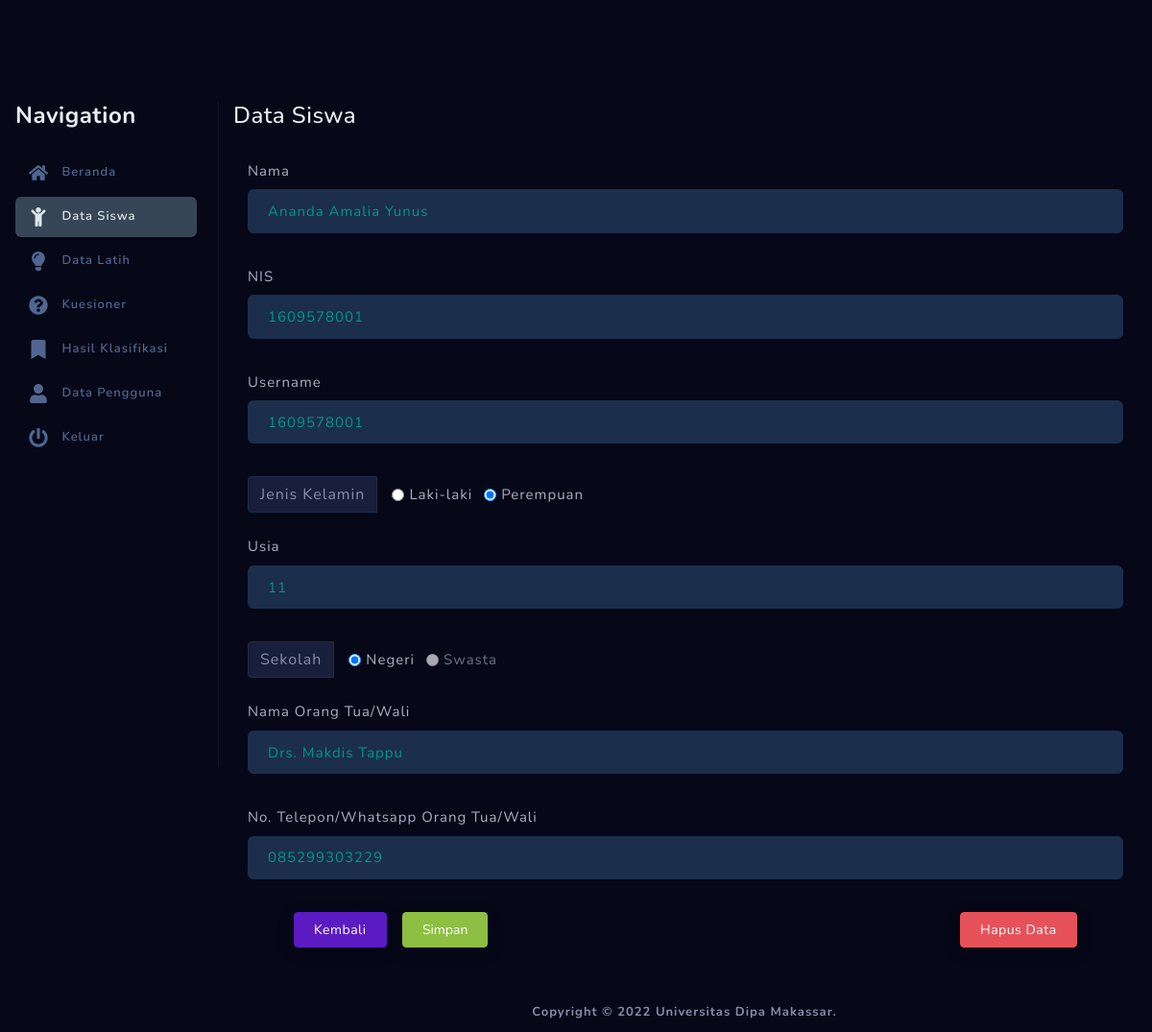
The page /siswa/details/43 (signed in) on the database its author committed.
### tables this page shows
CREATE TABLE `data_siswa` (
  `id` int(3) NOT NULL,
  `nama_siswa` varchar(50) DEFAULT NULL,
  `nis` char(10) DEFAULT NULL,
  `jenis_kelamin` enum('L','P') DEFAULT NULL,
  `usia` int(2) DEFAULT NULL,
  `sekolah` varchar(6) DEFAULT NULL,
  `id_user` int(3) NOT NULL DEFAULT 0,
  `nama_orgtua` varchar(50) DEFAULT NULL,
  `telp_orgtua` varchar(30) DEFAULT NULL
);

CREATE TABLE `users` (
  `id_user` int(3) NOT NULL,
  `nama` varchar(50) DEFAULT NULL,
  `username` varchar(50) DEFAULT NULL,
  `password` text DEFAULT NULL,
  `level` char(1) DEFAULT NULL
);

### include/Core.php (called while the page is built, shortened)
<?php
class Controller
{
	protected function model($model, $params = []){
		$model = "/core/model/$model.php";
		include BASEPATH . $model;
		return $data;
	}
	protected function view($view, $model = null){
		$view = "/core/view/$view.php";
		include BASEPATH . $view;
	}
}

### core/controller/Siswa.php (called while the page is built, shortened)
<?php
class Siswa extends Controller
{
	function details($id){
		$data = $this->model('detail_siswa', ['id' => $id]);
		$this->view('siswa_detail', $data);
	}
}

### include/App.php (called while the page is built, shortened)
<?php
class App
{
	private $controller = 'Home';
	private $method = 'index';
	private $params = [];
	function __construct(){
		$url = $this->parseUrl();
		$e404 = false;
		if(!empty($url)){
			$this->controller = ucfirst($url[0]);
			unset($url[0]);
		}
		$this->controller = new $this->controller;
		if(!empty($url)){
			$this->method = $url[1];
			unset($url[1]);
		}
		if($e404){
			header('location:' . DEFAULT_ERROR_PAGE);
		}elseif(!empty($url)){
			$this->params = array_values($url);
		}
	}
	private function parseUrl(){
		$url = [];
		if(isset($_GET['url'])){
			$url = rtrim($_GET['url'], '/');
			$url = filter_var($url, FILTER_SANITIZE_URL);
			$url = explode('/', $url);
		}
		return $url;
	}
	function run(){
		call_user_func_array([$this->controller, $this->method], $this->params);
	}
}

### index.php (called while the page is built, shortened)
<?php
$app = new App();
$app->run();

### lib/Database.php (called while the page is built, shortened)
<?php
class Database
{
	private $host = DB_HOST;
	private $user = DB_USER;
	private $pass = DB_PASS;
	private $name = DB_NAME;
	private $db;
	private $stm;
	function __construct(){
		$db = "mysql:host=$this->host;dbname=$this->name";
		$option = array(
			PDO::ATTR_PERSISTENT => true,
			PDO::ATTR_ERRMODE => PDO::ERRMODE_EXCEPTION
		);
		try{
			$this->db = new PDO($db, $this->user, $this->pass, $option);
		}catch(PDOException $e){
			die($e->getMessage());
		}
	}
	function query($query){
		$this->stm = $this->db->prepare($query);
	}
	function bind($param, $value, $type = null){
		if(is_null($type)){
			$type = is_int($value) ? PDO::PARAM_INT
				: (is_bool($value) ? PDO::PARAM_BOOL
				: (is_null($value) ? PDO::PARAM_NULL
				: PDO::PARAM_STR));
		}
		$this->stm->bindValue($param, $value, $type);
	}
	function execute(){
		if($this->stm->execute()){
			return true;
		}
		return false;
	}
	function resultRow(){
		$this->execute();
		return $this->stm->fetch(PDO::FETCH_ASSOC);
	}
}

### core/model/detail_siswa.php (called while the page is built)
<?php
$database = new Database();
$database->query('SELECT siswa.*, usr.username FROM data_siswa siswa, users usr WHERE siswa.`id_user`=usr.`id_user` AND siswa.`id_user`=:id');
$database->bind('id', $params['id']);
$data = array('siswa' => $database->resultRow());

### core/view/siswa_detail.php (the view, shortened to what this page needs)
?><div class="container">
	<div class="row">
		<div class="col-md-12">
			<h4 class="page-head-line">Data Siswa</h4>
		</div>
	</div>
	<div class="row">
		<div class="col-md-12">
			<div class="container-fluid">
				<form method="post" action="<?=BASEDOMAIN?>/siswa/edit">
					<div class="form-row my-4">
						<div class="col">
							<label>Nama</label>
							<input type="text" class="form-control"  name="nama" id="nama" value="<?=$siswa['nama_siswa']?>">
						</div>
					</div>
					<div class="form-row mb-4">
						<div class="col">
							<label>NIS</label>
							<input type="text" class="form-control"  name="nis" id="nis" value="<?=$siswa['nis']?>">
						</div>
					</div>
					<div class="form-row mb-4">
						<div class="col">
							<label>Username</label>
							<input type="text" class="form-control"  name="user_name" id="user_name" value="<?=$siswa['username']?>">
						</div>
					</div>
					<div class="input-group mb-4">
						<div class="input-group-prepend">
							<label class="input-group-text">Jenis Kelamin</label>
						</div>
						<div class="d-flex align-items-stretch">
							<div class="form-check form-check-inline ml-3">
								<input name="jenis_kelamin" type="radio" value="L" class="form-check-input" required=""<?=($siswa['jenis_kelamin'] == 'L' ? 'checked' : '')?>>
								<label class="form-check-label">Laki-laki</label>
							</div>
							<div class="form-check form-check-inline">
								<input name="jenis_kelamin" type="radio" value="P" class="form-check-input" required=""<?=($siswa['jenis_kelamin'] == 'P' ? 'checked' : '')?>>
								<label class="form-check-label">Perempuan</label>
							</div>
						</div>
					</div>
					<div class="form-row mb-4">
						<div class="col">
							<label>Usia</label>
							<input type="number" class="form-control"  name="usia" id="usia" value="<?=$siswa['usia']?>">
						</div>
					</div>
					<div class="input-group mb-4">
						<div class="input-group-prepend">
							<label class="input-group-text">Sekolah</label>
						</div>
						<div class="d-flex align-items-stretch">
							<div class="form-check form-check-inline ml-3">
								<input name="sekolah" type="radio" value="Negeri" class="form-check-input" required="" checked>
								<label class="form-check-label">Negeri</label>
							</div>
							<div class="form-check form-check-inline">
								<input name="sekolah" type="radio" value="Swasta" class="form-check-input" required="" disabled>
								<label class="form-check-label">Swasta</label>
							</div>
						</div>
					</div>
					<div class="form-row mb-4">
						<div class="col">
							<label>Nama Orang Tua/Wali</label>
							<input type="text" class="form-control"  name="nama_orgtua" id="nama_orgtua" value="<?=$siswa['nama_orgtua']?>">
						</div>
					</div>
					<div class="form-row mb-4">
						<div class="col">
							<label>No. Telepon/Whatsapp Orang Tua/Wali</label>
							<input type="telp" class="form-control"  name="telp_orgtua" id="nama_orgtua" value="<?=$siswa['telp_orgtua']?>">
						</div>
					</div>
					<div class="d-flex justify-content-center px-5">
						<a href="<?=BASEDOMAIN?>/siswa/" class="btn btn-secondary mr-3">Kembali</a>
						<button type="submit" name="edit" class="btn btn-success" value="<?=$siswa['id_user']?>">Simpan</button>
						<a href="<?=BASEDOMAIN?>/siswa/del/<?=$siswa['id_user']?>" onclick="return confirmDelete()" class="btn btn-danger ml-auto">Hapus Data</a>
					</div>
				</form>
			</div>
		</div>
	</div>
</div><?php

### rows shown on the page
data_siswa: nama "Ananda Amalia Yunus", nis "1609578001", user_name "1609578001", jenis_kelamin "☑", usia "11", nama_orgtua "Drs. Makdis Tappu", telp_orgtua "085299303229"

### other values the page prints
$menu[$i]['title'] "Beranda"
$menu[$i]['title'] "Data Siswa"
$menu[$i]['title'] "Data Latih"
$menu[$i]['title'] "Kuesioner"
$menu[$i]['title'] "Hasil Klasifikasi"
$menu[$i]['title'] "Data Pengguna"
$menu[$i]['title'] "Keluar"
